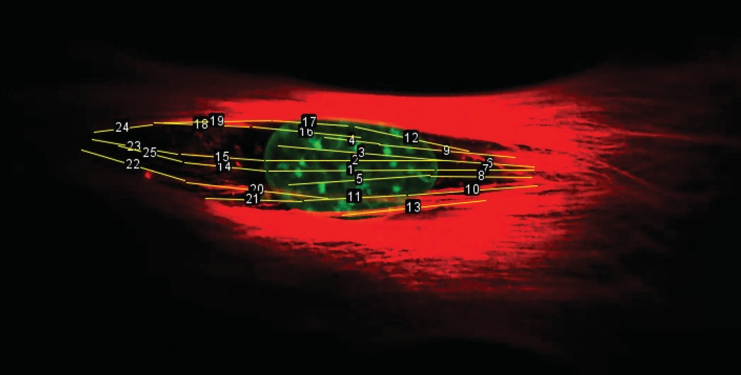
#> input picture research_project.png, 1481 x 749 px, given as the content of the folder titch-003/Big_image_auto_adjustment_SAME_norm_for_each_layer, which was not available (shown at 1/2 size)
$ python cut_nuclei.py
#> lines starting #> are read from the running program, lines starting #| are printed output that depends on the picture; after the words box and inside, x2 and y2 are one past the last pixel; in counts of white or black regions, pixels touching at a corner belong together; pictures that were not available may be replaced by others from this repository, and a replacement may not be noted
import os
import glob
import numpy as np
import cv2.cv2 as cv2
from tqdm import tqdm


CNT_AREA_TH = 700


def get_cnt_center(cnt):
    if len(cnt) <= 2:
        center = (cnt[0, 0, 0], cnt[0, 0, 1])
    else:
        M = cv2.moments(cnt)
        if M["m00"] == 0:
            center_x = int(np.mean([cnt[i, 0, 0] for i in range(len(cnt))]))
            center_y = int(np.mean([cnt[i, 0, 1] for i in range(len(cnt))]))
        else:
            center_x = int(M["m10"] / M["m00"])
            center_y = int(M["m01"] / M["m00"])

        center = (center_x, center_y)

    return center


def get_cnts(img):
    _, img_thresh = cv2.threshold(img, 30, 255, cv2.THRESH_BINARY)

    img_thresh = cv2.morphologyEx(img_thresh, cv2.MORPH_OPEN, np.ones((5, 5)))  #cv2.getStructuringElement(cv2.MORPH_CROSS,(5,5)))
    img_thresh = cv2.morphologyEx(img_thresh, cv2.MORPH_CLOSE, np.ones((5, 5))) #cv2.getStructuringElement(cv2.MORPH_CROSS,(5,5)))

    cnts, _ = cv2.findContours(img_thresh, cv2.RETR_EXTERNAL, cv2.CHAIN_APPROX_NONE)
    # cnts = sorted(cnts, key=lambda cnt: cv2.contourArea(cnt), reverse=True)
    cnts = [cnt for cnt in cnts if cv2.contourArea(cnt) > CNT_AREA_TH]
    if len(cnts) == 0:
        return None
    return cnts


def draw_cnts(shape, cnts):
    mask = np.zeros(shape, dtype=np.uint8)
    cv2.drawContours(mask, cnts, -1, color=255, thickness=-1)

    return mask


def cut_nucleus(img, cnt):
    h, w = img.shape

    center = get_cnt_center(cnt)

    x1, x2 = center[0] - 256, center[0] + 256
    y1, y2 = center[1] - 256, center[1] + 256

    if x1 < 0:
        x1, x2 = 0, 512
    if x2 >= w:
        x1, x2 = w - 1 - 512, w - 1

    if y1 < 0:
        y1, y2 = 0, 512
    if y2 >= h:
        y1, y2 = h - 1 - 512, h - 1

    nucleus_img = img[y1: y2, x1: x2]

    return nucleus_img


def process_img(img_path, output_img_path):
    file_name = os.path.basename(img_path)
    img = cv2.imread(img_path, cv2.IMREAD_GRAYSCALE)

    cnts = get_cnts(img)

    for cnt in cnts:
        center = get_cnt_center(cnt)
        name = file_name.rsplit('.', 1)[0] + "_" + str(center[0]) + "_" + str(center[1]) + ".png"

        nucleus_img = cut_nucleus(img, cnt)
        nucleus_img_path = os.path.join(output_img_path, name)
        cv2.imwrite(nucleus_img_path, nucleus_img)


def run_cut_nuclei(folder_path=None, output_folder_path=None):
    if folder_path is None:
        if not os.path.exists('temp/czi_layers'):
            raise RuntimeError("There is no folder {}\nCan't process images".format("temp/czi_layers"))

        if not os.path.exists('temp/nucleus_imgs'):
            os.makedirs('temp/nucleus_imgs')

        folder_path = 'temp/czi_layers'
        output_folder_path = 'temp/nucleus_imgs'

    for img_path in tqdm(glob.glob(os.path.join(folder_path, "*.png"))):
        process_img(img_path, output_folder_path)
#> in process_img, `img = cv2.imread(img_path, cv2.IMREAD_GRAYSCALE)`:
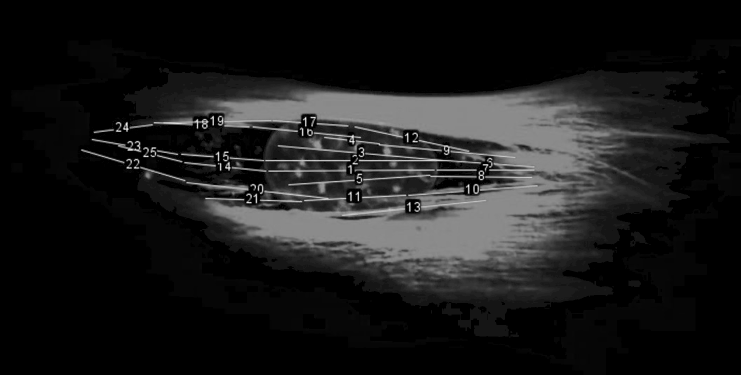
#> img: shape (749, 1481) (shown at 1/2 size); min 0, max 255, mean 26.9
#> in get_cnts, `_, img_thresh = cv2.threshold(img, 30, 255, cv2.THRESH_BINARY)`:
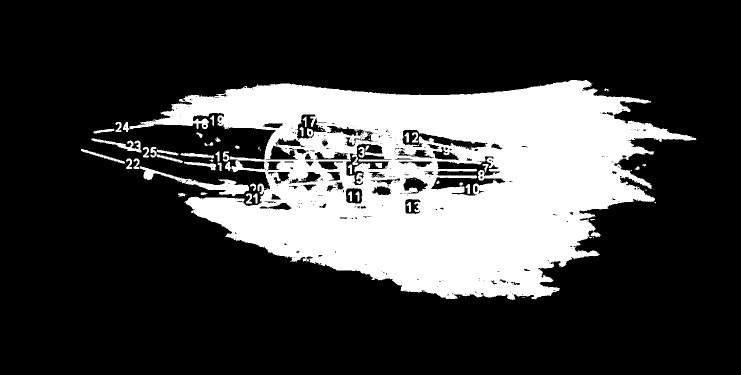
#> img_thresh: shape (749, 1481) (shown at 1/2 size); 24.7% white; 102 white regions (51 under 20 px), largest, box (x1, y1, x2, y2) and area: (259, 160, 1393, 600) 265037, (280, 332, 498, 393) 2765, (183, 277, 283, 305) 784
#> in get_cnts, `img_thresh = cv2.morphologyEx(img_thresh, cv2.MORPH_OPEN, np.ones((5, ..`:
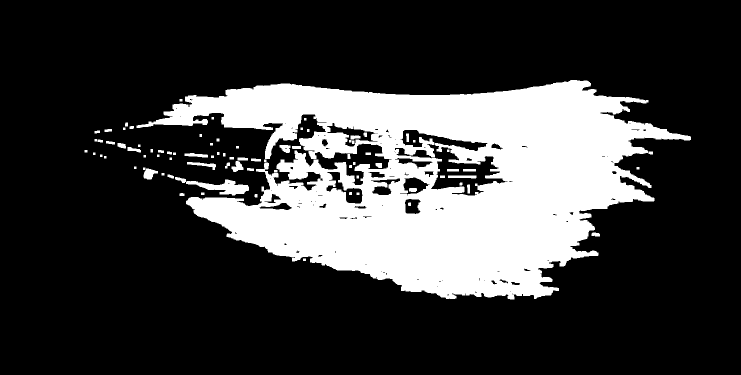
#> img_thresh: shape (749, 1481) (shown at 1/2 size); 23.8% white; 83 white regions, largest, box (x1, y1, x2, y2) and area: (273, 160, 1382, 599) 256398, (350, 354, 498, 391) 1976, (287, 337, 316, 359) 407
#> in get_cnts, `img_thresh = cv2.morphologyEx(img_thresh, cv2.MORPH_CLOSE, np.ones((5,..`:
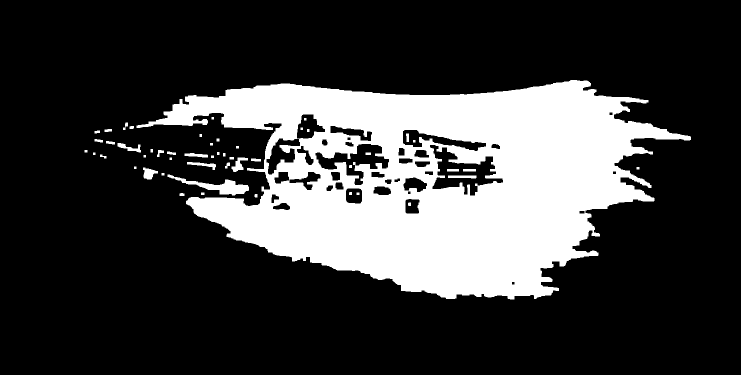
#> img_thresh: shape (749, 1481) (shown at 1/2 size); 24.1% white; 51 white regions
#> in get_cnts, `cnts, _ = cv2.findContours(img_thresh, cv2.RETR_EXTERNAL, cv2.CHAIN_AP..`: cnts = 38 contours, 5 with area under 20; largest, box (x1, y1, x2, y2) and area: (273, 160, 1382, 599) 285854, (335, 349, 498, 391) 1928, (286, 335, 316, 359) 394, (463, 315, 496, 344) 379, (235, 286, 282, 305) 302
#> in get_cnts, `cnts = [cnt for cnt in cnts if cv2.contourArea(cnt) > CNT_AREA_TH]`: cnts = 2 contours; box (x1, y1, x2, y2) and area: (273, 160, 1382, 599) 285854, (335, 349, 498, 391) 1928
#> the loop in process_img, `for cnt in cnts:` made 2 passes
#> (name, h in cut_nucleus, w in cut_nucleus) on passes 1 to 2: ('research_project_438_372.png', 749, 1481), ('research_project_858_360.png', 749, 1481)
#> pass 1, in cut_nucleus, `nucleus_img = img[y1: y2, x1: x2]`:
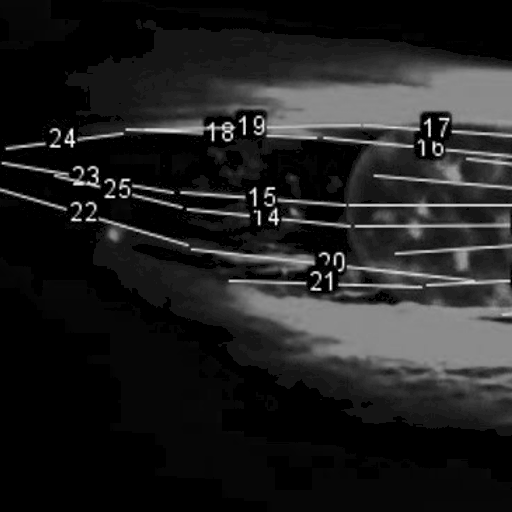
#> nucleus_img: shape (512, 512); min 0, max 255, mean 32.6
#> pass 2, in cut_nucleus (call 2), `nucleus_img = img[y1: y2, x1: x2]`:
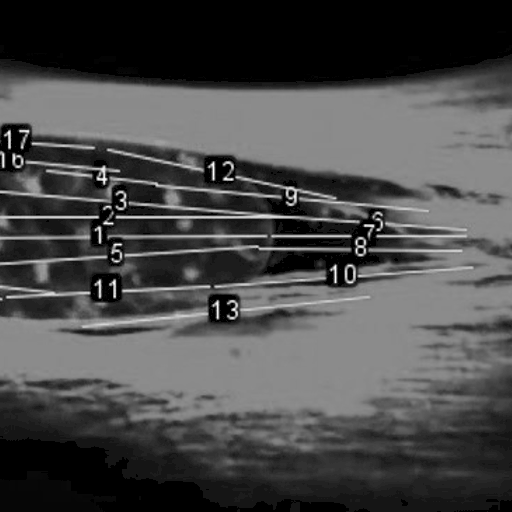
#> nucleus_img: shape (512, 512); min 0, max 255, mean 73.8


if __name__ == '__main__':
    folder_path = r"D:\BioLab\img\model_training_img\Big_img_5K_and_mask\control_siRNA_20x_5x5_15um_stack_Airyscan_Processing_Stitch-003\Big_image_auto_adjustment_SAME_norm_for_each_layer"
    output_folder_path = r"D:\BioLab\img\model_training_img\Big_img_5K_and_mask\control_siRNA_20x_5x5_15um_stack_Airyscan_Processing_Stitch-003\imgs"

    run_cut_nuclei(folder_path, output_folder_path)
